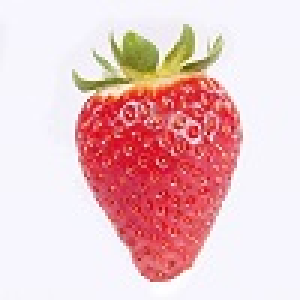
%> input picture MB_LBP/fruit.jpg, 100 x 100 px (shown 3 times larger)
$ octave main.m   (GNU Octave 9; MATLAB toolbox functions it lacks are replaced by stand-ins)
%> lines starting %> are read from the running program, lines starting %| are printed output that depends on the picture
### MB_LBP/getMBLBPFea.m
function [histLBP, MatLBP, MatLBP_MB] = getMBLBPFea(I, blockSize)
% 计算分区图像 I 的LBP特征,(8,2),uniform
%
% 输入：I --- 分区图像
%       blockSize --- MBLBP 中的分块大小，默认值为1
%
% 返回值: MatLBP --- LBP 响应矩阵
%        histLBP --- 1维行向量，LBP 直方图
%        MatLBP_MB --- MBLBP 的像素块低分辨率表示

if nargin < 2
    blockSize = 1;
end

% 获得分块图像I的大小
[m n] = size(I);

% 将原始图像依据 blockSize 分块，计算每块的平均灰度值，对应保存在映射矩阵 I_MB 中
mSub = floor(m / blockSize);
nSub = floor(n / blockSize);

mRem = mod(m, blockSize);
nRem = mod(n, blockSize);
mRem = round(mRem / 2);
nRem = round(nRem / 2);

I_MB = zeros(mSub, nSub);

for ii = 1:mSub
    for jj = 1:nSub
        I_center = I( 1+mRem:mRem+mSub*blockSize, 1+nRem:nRem+nSub*blockSize ); % 取中心区域，不够分出整块的留在两个边
        SubRgn = I_center( (ii-1)*blockSize+1 : ii*blockSize, (jj-1)*blockSize+1 : jj*blockSize );
        I_MB(ii, jj) = mean( SubRgn(:) );
    end
end


% 剩下的任务就是对分块矩阵的映射 I_MB 计算 blockSize = 1 的 uniform (8, 2) LBP特征了
rad = 2;
if (mSub <= 2*rad) || (nSub <= 2*rad)
    error('I is too small to compute LBP feature!');
end

MatLBP_MB = zeros(mSub-2*rad, nSub-2*rad);

% 读入 LBP 映射(像素灰度与直方图收集箱索引的映射)
load Mat/LBPMap.mat;

for ii = 1+rad : mSub-rad
    for jj = 1+rad : nSub-rad
        nCnt = 1;


        % 计算(8,2)邻域的像素值，不在像素中心的点通过双线性插值获得其值
        nbPT(nCnt) = I_MB(ii, jj-rad);
        nCnt = nCnt + 1;

        horInterp1 = I_MB(ii-2, jj-2) + 0.5858*( I_MB(ii-2, jj-1) - I_MB(ii-2, jj-2) ); % 水平方向插值
        horInterp2 = I_MB(ii-1, jj-2) + 0.5858*( I_MB(ii-1, jj-1) - I_MB(ii-1, jj-2) ); % 水平方向插值
        verInterp = horInterp1 + 0.5858*( horInterp2 - horInterp1 ); % 竖直方向插值
        nbPT(nCnt) = verInterp;
        nCnt = nCnt + 1;

        nbPT(nCnt) = I_MB(ii-2, jj);
        nCnt = nCnt + 1;

        horInterp1 = I_MB(ii-2, jj+1) + 0.4142*( I_MB(ii-2, jj+2) - I_MB(ii-2, jj+1) );
        horInterp2 = I_MB(ii-1, jj+1) + 0.4142*( I_MB(ii-1, jj+2) - I_MB(ii-1, jj+1) );
        verInterp = horInterp1 + 0.5858*( horInterp2 - horInterp1 );
        nbPT(nCnt) = verInterp;
        nCnt = nCnt + 1;

        nbPT(nCnt) = I_MB(ii, jj+2);
        nCnt = nCnt + 1;

        horInterp1 = I_MB(ii+1, jj+1) + 0.4142*( I_MB(ii+1, jj+2) - I_MB(ii+1, jj+1) );
        horInterp2 = I_MB(ii+2, jj+1) + 0.4142*( I_MB(ii+2, jj+2) - I_MB(ii+2, jj+1) );
        verInterp = horInterp1 + 0.4142*( horInterp2 - horInterp1 );
        nbPT(nCnt) = verInterp;
        nCnt = nCnt + 1;

        nbPT(nCnt) = I_MB(ii+2, jj);
        nCnt = nCnt + 1;

        horInterp1 = I_MB(ii+1, jj-2) + 0.5858*( I_MB(ii+1, jj-1) - I_MB(ii+1, jj-2) );
        horInterp2 = I_MB(ii+2, jj-2) + 0.5858*( I_MB(ii+2, jj-1) - I_MB(ii+2, jj-1) );
        verInterp = horInterp1 + 0.4142*( horInterp2 - horInterp1 );
        nbPT(nCnt) = verInterp;


        for iCnt = 1:nCnt
            if( nbPT(iCnt) >= I_MB(ii, jj) )
                MatLBP_MB(ii-rad, jj-rad) = MatLBP_MB(ii-rad, jj-rad) + 2^(nCnt-iCnt);
            end
        end
    end
end

% 还原 MatLBP_MB
MatLBP = zeros(m-2*rad*blockSize, n-2*rad*blockSize);
for ii = 1:mSub-2*rad
    for jj = 1:nSub-2*rad
        MatLBP( mRem+(ii-1)*blockSize+1 : mRem+ii*blockSize, nRem+(jj-1)*blockSize+1 : nRem+jj*blockSize ) = MatLBP_MB(ii, jj);
    end
end


% 计算LBP直方图
histLBP = zeros(1, 59); % 对于(8,2)的uniform直方图共有59个收集箱

for ii = 1:mSub-2*rad
    for jj = 1:nSub-2*rad
        histLBP( vecLBPMap( MatLBP_MB(ii, jj)+1 ) ) = histLBP( vecLBPMap( MatLBP_MB(ii, jj)+1 ) ) + 1;
    end
end

### MB_LBP/main.m
%load('D:\MatlabFiles\processing\chapter12\code\LBP\Mat\LBPMap.mat');
%I=imread('xcs-lbp3.tif');
 I=imread('fruit.jpg');
%> I is the input picture: size 100x100x3 uint8; mean R, G, B 234.8, 196.6, 199.5
 I=rgb2gray(I);
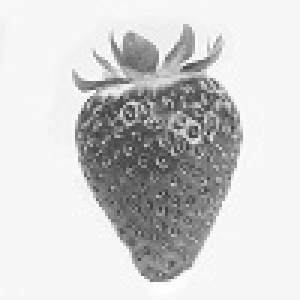
%> I: size 100x100 uint8 (shown 3 times larger); min 53, max 255, mean 208.3

[hist1,I_LBP1]=getMBLBPFea(I,1);
%> after the loop in getMBLBPFea, `for ii = 1+rad : mSub-rad`:
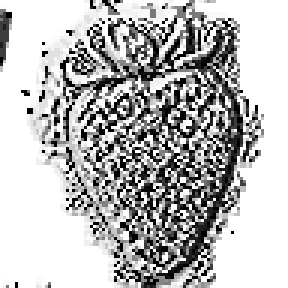
%> MatLBP_MB: size 96x96 double (shown 3 times larger); min 0, max 255, mean 184.5
%> after the loop in getMBLBPFea, `for ii = 1+rad : mSub-rad`: nbPT = [247 247 247 247 247 247 247 247]
%> after the loop in getMBLBPFea, `for ii = 1:mSub-2*rad`: histLBP = 59 values, max 4111 at index 58, min 10 at index 24, mean 156.2
%> hist1 has the same summary as histLBP in getMBLBPFea
[hist2,I_LBP2]=getMBLBPFea(I,2);
%> call 2 of getMBLBPFea, with blockSize = 2
%> after the loop in getMBLBPFea (call 2), `for ii = 1:mSub`:
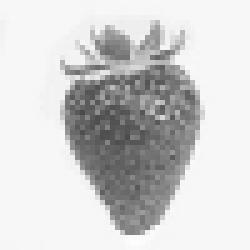
%> I_MB: size 50x50 double (shown 5 times larger); min 75, max 254.2, mean 208.3
%> after the loop in getMBLBPFea (call 2), `for ii = 1+rad : mSub-rad`:
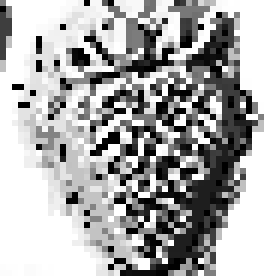
%> MatLBP_MB: size 46x46 double (shown 6 times larger); min 0, max 255, mean 172.5
%> after the loop in getMBLBPFea (call 2), `for ii = 1:mSub-2*rad`: histLBP = 59 values, max 695 at index 58, min 2 at index 7, mean 35.86
%> hist2 has the same summary as histLBP in getMBLBPFea
[hist3,I_LBP3]=getMBLBPFea(I,3);
%> call 3 of getMBLBPFea, with blockSize = 3
%> after the loop in getMBLBPFea (call 3), `for ii = 1:mSub`:
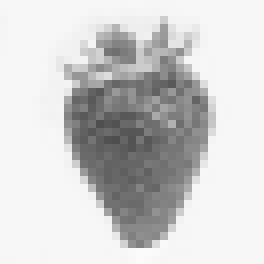
%> I_MB: size 33x33 double (shown 8 times larger); min 78.89, max 251.8, mean 207.5
%> after the loop in getMBLBPFea (call 3), `for ii = 1:mSub-2*rad`:
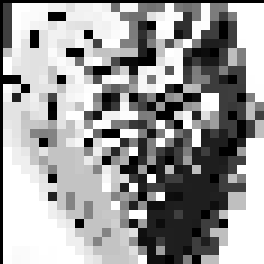
%> MatLBP: size 88x88 double (shown 3 times larger); min 0, max 255, mean 155.4
%> after the loop in getMBLBPFea (call 3), `for ii = 1:mSub-2*rad`: histLBP = 59 values, max 155 at index 58, min 0 at index 5, mean 14.25
%> hist3 has the same summary as histLBP in getMBLBPFea
figure,imshow(I_LBP1,[ ]);
title('MB-LBP图像');
figure,imshow(I_LBP2,[ ]);
title('MB-LBP图像');
figure,imshow(I_LBP3,[ ]);
title('MB-LBP图像');
% figure,imhist(hist1);
figure,plot(hist2);
%> after `plot(hist2)`:
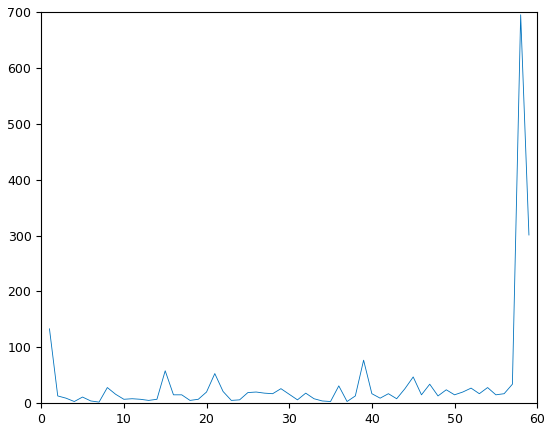
%> figure redrawn from the program's plot data; curve peaks at x = 58, y = 695
% figure,plot(hist3);
